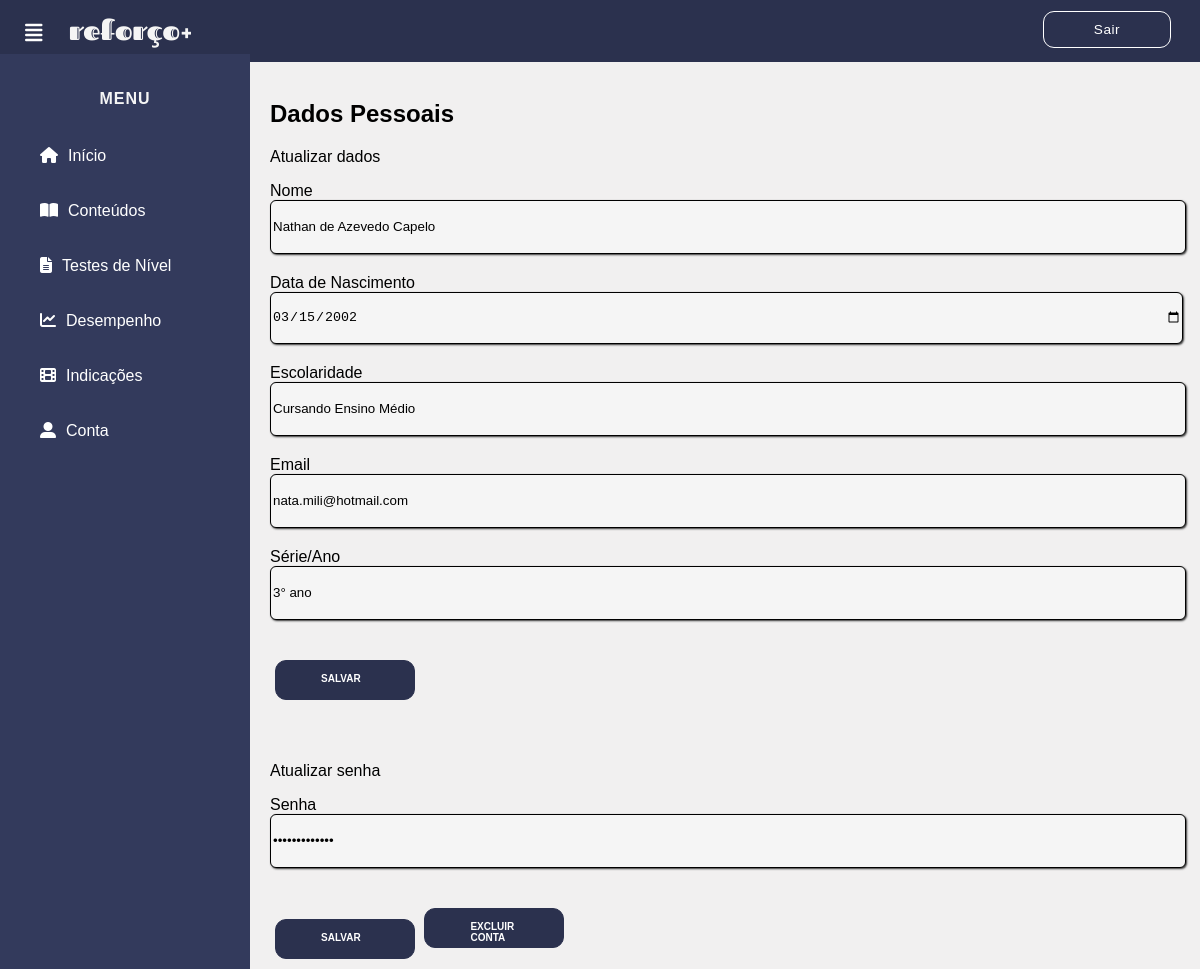
Screenshot of /php/conta.php (signed in) with the database file from the repository.
### tables this page shows
CREATE TABLE IF NOT EXISTS `usuario` (
  `ID_usuario` int(3) NOT NULL AUTO_INCREMENT,
  `nome_usuario` varchar(100) NOT NULL,
  `data_nasc` date NOT NULL,
  `escolaridade` varchar(50) NOT NULL,
  `email_usuario` varchar(100) NOT NULL,
  `senha_usuario` varchar(15) NOT NULL,
  `serie_ano` varchar(30) NOT NULL,
  PRIMARY KEY (`ID_usuario`)
);

### php/conta.php (the view, shortened to what this page needs)
<!DOCTYPE html>
<html lang="pt-br">
<head>
    <link rel="stylesheet" href="../css/inicio.css">
	<link rel="stylesheet" href="../css/conta.css">
  </head>
  <body>
      <header>
      <a href="../inicio.html"><img style="float:left; margin-left:52px; margin-top: 0px; margin-bottom: 1px; padding-top: 0px; border: 0;" src="../imagens/inicial/logo3.png"> </a>
      <label for="check">
        <i class="fas fa-align-justify" id="menu_btn"></i>
      </label>
      <div class="direita">
        <a href="sair.php" class="sair">Sair</a>
      </div>
      </header>
<?php
include 'conecta.php';
$email=$_SESSION['email_usuario'];
if($email=="ADM_reforc@gmail.com"){
  $consulta="SELECT * FROM administrador WHERE email_adm = '$email'";
  $res = mysqli_query($conexao, $consulta);
        $mostrar = mysqli_fetch_array($res);
?>
<div class="menu">
      <center>
      <h4>MENU</h4>
      </center>
      <a href="../inicio_adm.html"><i class="fas fa-home"></i><span>Início</span></a>
      <a href="includeconteudos.php"><i class="fas fa-book-open"></i><span>Cadastro de conteúdos</span></a>
      <a href="includequestoes.php"><i class="fas fa-file-alt"></i><span>Cadastro de questões</span></a>
      <a href="includeindicacoes.php"><i class="fas fa-film"></i><span>Cadastro de indicações</span></a>
      <a href="conta.php"><i class="fas fa-user-alt"></i><span>Conta</span></a>
    </div>
    <div class="conteudo">
<form action="editar_adm.php" method="POST">
						<h2> Dados Pessoais </h2>
						<p> Atualizar dados </p>
					    <label for="exampleInputEmail1">Nome</label>
						<input type="TEXT" class="form-control1" id="exampleInputEmail1" aria-describedby="emailHelp" name="Nome" placeholder="Nome"  style="text-align: left " value="<?php echo $mostrar['nome_adm'];?>" required>
					    <label for="exampleInputEmail1">Email</label>
						<input type="email" class="form-control4" id="exampleInputEmail1" aria-describedby="emailHelp" name="Email" placeholder="Email" style="text-align: left" value="<?php echo $mostrar['email_adm'];?>" disabled>
					    <button type="submit" class="btn2 btn-color2" style= "text-align:left">Salvar</button>
					   <br><br><br>
						<p> Atualizar senha </p>
                        <label for="exampleInputPassword1">Senha</label>
                        <input type="password" class="form-control6" id="exampleInputPassword1" name="Senha"  placeholder="Senha" style="text-align: left" value="<?php echo $mostrar['senha_adm'];?>" required>
			        <button type="submit" class="btn2 btn-color2" style= "text-align:left">Salvar</button>
					</form>
<br>
<br>
<br>
		<?php
}
else{
  $consulta="SELECT * FROM usuario WHERE email_usuario = '$email'";
$res = mysqli_query($conexao, $consulta);
        $mostrar = mysqli_fetch_array($res);
?>
<div class="menu">
      <center>
      <h4>MENU</h4>
      </center>
      <a href="../inicio.html"><i class="fas fa-home"></i><span>Início</span></a>
      <a href="conteudos.php"><i class="fas fa-book-open"></i><span>Conteúdos</span></a>
      <a href="testeniveis.php"><i class="fas fa-file-alt"></i><span>Testes de Nível</span></a>
      <a href="#"><i class="fas fa-chart-line"></i><span>Desempenho</span></a>
      <a href="indicacoes.php"><i class="fas fa-film"></i><span>Indicações</span></a>
      <a href="conta.php"><i class="fas fa-user-alt"></i><span>Conta</span></a>
    </div>
    <div class="conteudo">
<form action="editar.php" method="POST">
						<h2> Dados Pessoais </h2>
						<p> Atualizar dados </p>
					    <label for="exampleInputEmail1">Nome</label>
						<input type="TEXT" class="form-control1" id="exampleInputEmail1" aria-describedby="emailHelp" name="Nome" placeholder="Nome Completo"  style="text-align: left " value="<?php echo $mostrar['nome_usuario'];?>" required>
					    <label for="exampleInputEmail1">Data de Nascimento</label>
						<input type="date" class="form-control2" id="exampleInputEmail1" aria-describedby="emailHelp" name="data_nasc" placeholder="Data de Nascimento" style="text-align: left" value="<?php echo $mostrar['data_nasc'];?>" required>
					    <label for="exampleInputEmail1">Escolaridade</label>
						<input type="text" class="form-control3" id="exampleInputEmail1" aria-describedby="emailHelp" name="escolaridade"  placeholder="Escolaridade" style="text-align: left" value="<?php echo $mostrar['escolaridade'];?>" required>
					    <label for="exampleInputEmail1">Email</label>
						<input type="email" class="form-control4" id="exampleInputEmail1" aria-describedby="emailHelp" name="Email" placeholder="Email" style="text-align: left" value="<?php echo $mostrar['email_usuario'];?>" required>
					    <label for="exampleInputEmail1">Série/Ano</label>
						<input type="text" class="form-control5" id="exampleInputEmail1" aria-describedby="emailHelp" name="Serie_ano"  placeholder="Serie/ano" style="text-align: left" value="<?php echo $mostrar['serie_ano'];?>" required>
					    <button type="submit" class="btn2 btn-color1" style= "text-align:left">Salvar</button>
					   <br><br><br>
						<p> Atualizar senha </p>
                        <label for="exampleInputPassword1">Senha</label>
                        <input type="password" class="form-control6" id="exampleInputPassword1" name="Senha"  placeholder="Senha" style="text-align: left" value="<?php echo $mostrar['senha_usuario'];?>" required>
			        <button type="submit" class="btn2 btn-color1" style= "text-align:left">Salvar</button>
              <?php
           echo "<a href='excluir.php?email=".$mostrar['email_usuario']."'><button style='padding-right: 60px;' class='btn2 btn-color1'>Excluir conta</button></a>";
}
?>
					</form>
</div>
</body>
</html>

### css/inicio.css (style rules this page uses)
body { margin: 0; padding: 0; font-family: "corpo", sans-serif; background-color:#F1F0F0; }
header { font: arial; letter-spacing: 1px; z-index: 1; position: fixed; background: #2b314e; padding: 16px; width: calc(100% - 0%); top: 0; height: 30px; text-decoration: none; }
.sair { font: 85% arial; letter-spacing: 0.5px; padding: 10px 50px; text-decoration: none; float: right; margin-top: -5px; margin-right: 45px; border-radius: 11px; font-weight: 200; color: #fff; transition: 0.5s; transition-property: background; border: 1px solid #fff; }
.menu { z-index: 1; top: 0; background: #333A5C; margin-top: 4.5%; padding-top: 3%; position: fixed; left: 0; width: 250px; height: calc(100% - 9%); transition: 0.5s; transition-property: left; overflow-y: auto; border: 5px #000; font-weight: normal; }
.menu h4 { color: #f5f5f5; margin-top: 0; margin-bottom: 20px; letter-spacing: 1px; text-decoration: none; }
.menu a { color: #fff; display: block; line-height: 55px; text-decoration: none; padding-left: 40px; box-sizing: border-box; font-weight: normal; }
.menu i { padding-right: 10px; }
label #menu_btn { z-index: 1; color: #fff; position: fixed; cursor: pointer; left: 25px; top: 18px; font-size: 20px; margin: 5px 0; transition: 0.5s; transition-property: color; }
.conteudo { width: (100% - 250px); margin-top: 60px; padding: 20px; margin-left: 250px; height: 100vh; transition: 0.5s; }

### css/conta.css (style rules this page uses)
.btn2 { border-radius: 11px; text-transform: uppercase; color: #fff; font-size: 10px; padding: 12px 10px 26px 45px; cursor: pointer; font-weight: bold; width: 140px; border-width: 0; margin-left:5px; height: 5px; margin-top:20px; text-align: center; text-decoration: none; margin-bottom: 10px; }
.btn-color1 { background-color: #2b314e; border: 1px solid #2b314e; transition: background-color .5s; }
.form-control1 { display:block; border-radius:6px; -moz-border-radius:6px; -webkit-border-radius:6px; box-shadow: 1px 1px 2px #333333; -moz-box-shadow: 1px 1px 2px #333333; -webkit-box-shadow: 1px 1px 2px #333333; border:1px solid #000000; width:100%; height:50px; margin-bottom:20px; background:#F5F5F5; }
.form-control2 { display:block; border-radius:6px; -moz-border-radius:6px; -webkit-border-radius:6px; box-shadow: 1px 1px 2px #333333; -moz-box-shadow: 1px 1px 2px #333333; -webkit-box-shadow: 1px 1px 2px #333333; border:1px solid #000000; width:100%; height:50px; margin-bottom:20px; background:#F5F5F5; }
.form-control3 { display:block; border-radius:6px; -moz-border-radius:6px; -webkit-border-radius:6px; box-shadow: 1px 1px 2px #333333; -moz-box-shadow: 1px 1px 2px #333333; -webkit-box-shadow: 1px 1px 2px #333333; border:1px solid #000000; width:100%; height:50px; margin-bottom:20px; background:#F5F5F5; }
.form-control4 { display:block; border-radius:6px; -moz-border-radius:6px; -webkit-border-radius:6px; box-shadow: 1px 1px 2px #333333; -moz-box-shadow: 1px 1px 2px #333333; -webkit-box-shadow: 1px 1px 2px #333333; border:1px solid #000000; width:100%; height:50px; margin-bottom:20px; background:#F5F5F5; }
.form-control5 { display:block; border-radius:6px; -moz-border-radius:6px; -webkit-border-radius:6px; box-shadow: 1px 1px 2px #333333; -moz-box-shadow: 1px 1px 2px #333333; -webkit-box-shadow: 1px 1px 2px #333333; border:1px solid #000000; width:100%; height:50px; margin-bottom:20px; background:#F5F5F5; }
.form-control6 { display:block; border-radius:6px; -moz-border-radius:6px; -webkit-border-radius:6px; box-shadow: 1px 1px 2px #333333; -moz-box-shadow: 1px 1px 2px #333333; -webkit-box-shadow: 1px 1px 2px #333333; border:1px solid #000000; width:100%; height:50px; margin-bottom:20px; background:#F5F5F5; }

### rows the page displays
usuario: Nome "Nathan de Azevedo Capelo", data_nasc "03/15/2002", escolaridade "Cursando Ensino Médio", Email "nata.mili@hotmail.com", Serie_ano "3° ano"
